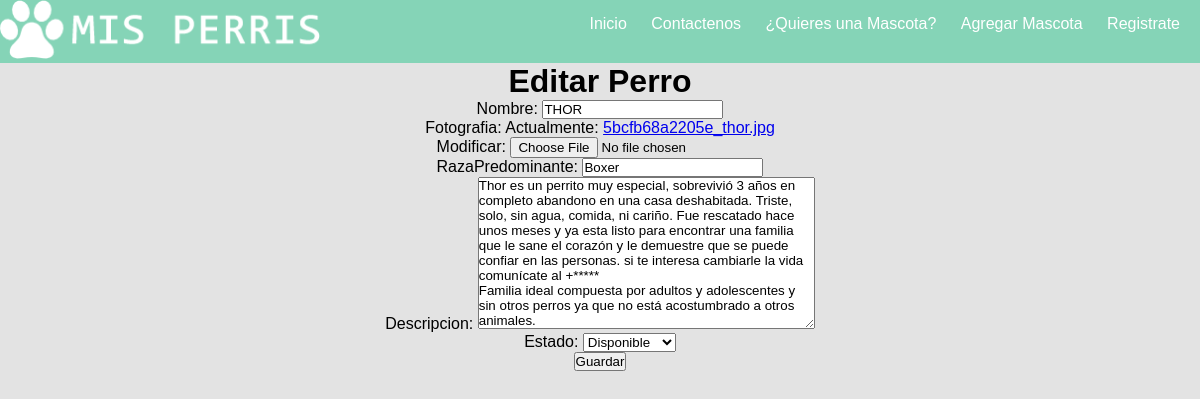
Screenshot of /post/8/edit/ with the database file from the repository.
### blog/models.py (models this page shows, shortened)
class RegistroRescatados(models.Model):
        Nombre = models.CharField(max_length=20, null=False)
        Fotografia = models.ImageField(null=False)
        RazaPredominante = models.CharField(max_length=20, null=False)
        Descripcion = models.TextField(null=False)
        ESTADOS = (('R','Rescatados'),('D','Disponible'),('A','Adoptado'))
        Estado = models.CharField(max_length=1 ,choices=ESTADOS , null=False, default='D')

### blog/views.py (the view)
# urls.py: url(r'^post/(?P<pk>[0-9]+)/edit/$', views.post_edit, name='post_edit'),
def post_edit(request, pk):
        post = get_object_or_404(RegistroRescatados, pk=pk)
        if request.method == "POST":
            form = PostForm(request.POST, instance=post)
            if form.is_valid():
                post = form.save(commit=False)
                post.author = request.user
                post.save()
                return redirect('post_detail', pk=post.pk)
        else:
            form = PostForm(instance=post)
        return render(request, 'blog/post_edit.htm', {'form': form})

### blog/forms.py
class PostForm(forms.ModelForm):
        class Meta:
            model = RegistroRescatados
            fields = ('Nombre', 'Fotografia','RazaPredominante','Descripcion','Estado')

### blog/templates/blog/post_edit.htm
{% extends 'blog/base.htm' %}
{% block content %}
 <h1>Editar Perro</h1>
 <form method="post" class="post-form">{% csrf_token %}
        {{ form.as_p }}
        <button type='submit' class="save btn btn-default">Guardar</button>
    </form>
    {% endblock %}

### blog/static/css/blog.css (style rules this page uses)
* { margin:0; padding: 0; box-sizing: border-box; font-family: Arial, Helvetica, sans-serif; }
body { margin: auto; }
@media screen and (min-width: 800px) { body { background: #6DCCAA; } }

### blog/static/css/formulario.css (style rules this page uses)
* { box-sizing: border-box; }
body { margin: 0; font-family: sans-serif; background: rgba(0, 0, 0, 0.5); }
h1 { text-align: center; color: black; }

### blog/static/css/post_new.css (style rules this page uses)
* { box-sizing: border-box; }
body { margin: 0; font-family: sans-serif; background: rgba(119, 119, 119, 0.199); text-align: center; border-spacing: 10px; }

### rows the page displays
RegistroRescatados: Nombre "THOR", RazaPredominante "Boxer", Descripcion "Thor es un perrito muy especial, sobrevivió 3 años en completo abandono en una casa deshabitada. Triste, solo, sin agua, comida, ni cariño. Fue rescatado hace unos meses y ya esta listo para encontrar una familia que le sane el corazón y le demuestre que se puede confiar en las personas. si te interesa cambiarle la vida comunícate al +***** Familia ideal compuesta por adultos y adolescentes y sin otros perros ya que no está acostumbrado a otros animales.", Estado "Disponible"
